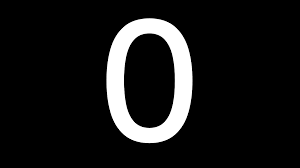
#> input picture projects/number_detectors/images.png, 300 x 168 px
$ python test.py
#> lines starting #> are read from the running program, lines starting #| are printed output that depends on the picture
### projects/number_detectors/main.py
from sklearn.datasets import load_digits
import matplotlib.pyplot as plt
dg=load_digits()
print(dg.data.shape)
# print(dg.DESCR)


# showing 100th image
some_picture=dg.images[100]
print(dg.target[100])
print(dg.data[100].shape)
plt.gray()
plt.imshow(some_picture)
plt.show()
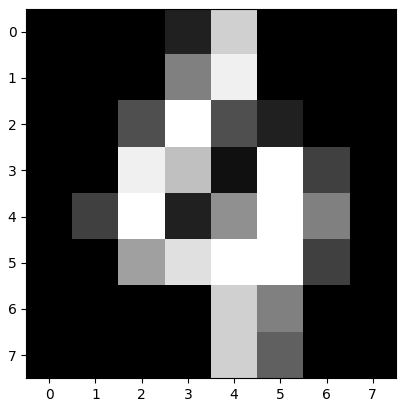
#> figure drawn by matplotlib, 1 panel

# # split train/test
x=dg.data
y=dg.target
from sklearn.model_selection import train_test_split
spliter=train_test_split
x_train,x_test,y_train,y_test=spliter(x,y,test_size=0.2)


# # accuracy
def accuracy(y_train,y_test,y_predict_train,y_predict_test):
    from sklearn.metrics import accuracy_score, confusion_matrix \
        , precision_score, recall_score
    acc_score_train=accuracy_score(y_true=y_train,y_pred=y_predict_train)
    acc_score_test=accuracy_score(y_true=y_test,y_pred=y_predict_test)
    precision_score=precision_score(y_test,y_predict_test,average='weighted')
    recall_score=recall_score(y_test,y_predict_test,average='weighted')
    return acc_score_train,acc_score_test,precision_score,recall_score

# normalize
from sklearn.preprocessing import MinMaxScaler
scaler=MinMaxScaler(feature_range=(0,1))
x_train=scaler.fit_transform(x_train)
x_test=scaler.transform(x_test)


# make the model Random Forest
from sklearn.ensemble import RandomForestClassifier
model2=RandomForestClassifier(n_estimators=256,max_depth=128,min_samples_split=5,min_samples_leaf=2)
model2.fit(x_train,y_train)
y_predict_train=model2.predict(x_train)
y_predict_test=model2.predict(x_test)
print(f'Random Forest: {accuracy(y_train,y_test,y_predict_train,y_predict_test)}')


# make the model ANN
from sklearn.neural_network import MLPClassifier
model=MLPClassifier(hidden_layer_sizes=512,batch_size=64)
model.fit(x_train,y_train)
y_predict_train=model.predict(x_train)
y_predict_test=model.predict(x_test)
print(f'ANN: {accuracy(y_train,y_test,y_predict_train,y_predict_test)}')

### projects/number_detectors/test.py
import cv2
import matplotlib.pyplot as plt
from projects.number_detectors.main import model,scaler
# Load your custom image using OpenCV
custom_image_path = "./images.png"
custom_image = cv2.imread(custom_image_path, cv2.IMREAD_GRAYSCALE)
#> custom_image is the input picture: shape (168, 300); min 0, max 255, mean 24.9

# Resize the image to match the input shape of your model (8x8 for digits dataset)
custom_image_resized = cv2.resize(custom_image, (8, 8))

# Flatten the resized image array to match the input format of your model
custom_image_flattened = custom_image_resized.flatten().reshape(1, -1)

# Normalize the flattened image using the same scaler used for training
custom_image_normalized = scaler.transform(custom_image_flattened)

# Make predictions using your trained model
predicted_label = model.predict(custom_image_normalized)
#> predicted_label = [2]

# Print the predicted label
print("Predicted Label:", predicted_label[0])
#| Predicted Label: 2

# Show the custom image
plt.gray()
plt.imshow(custom_image_resized)
plt.title("Custom Image")
plt.axis('off')
plt.show()
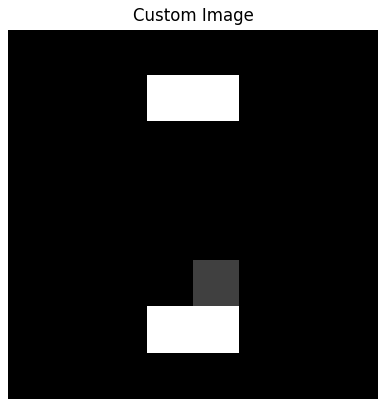
#> figure drawn by matplotlib, 1 panel
